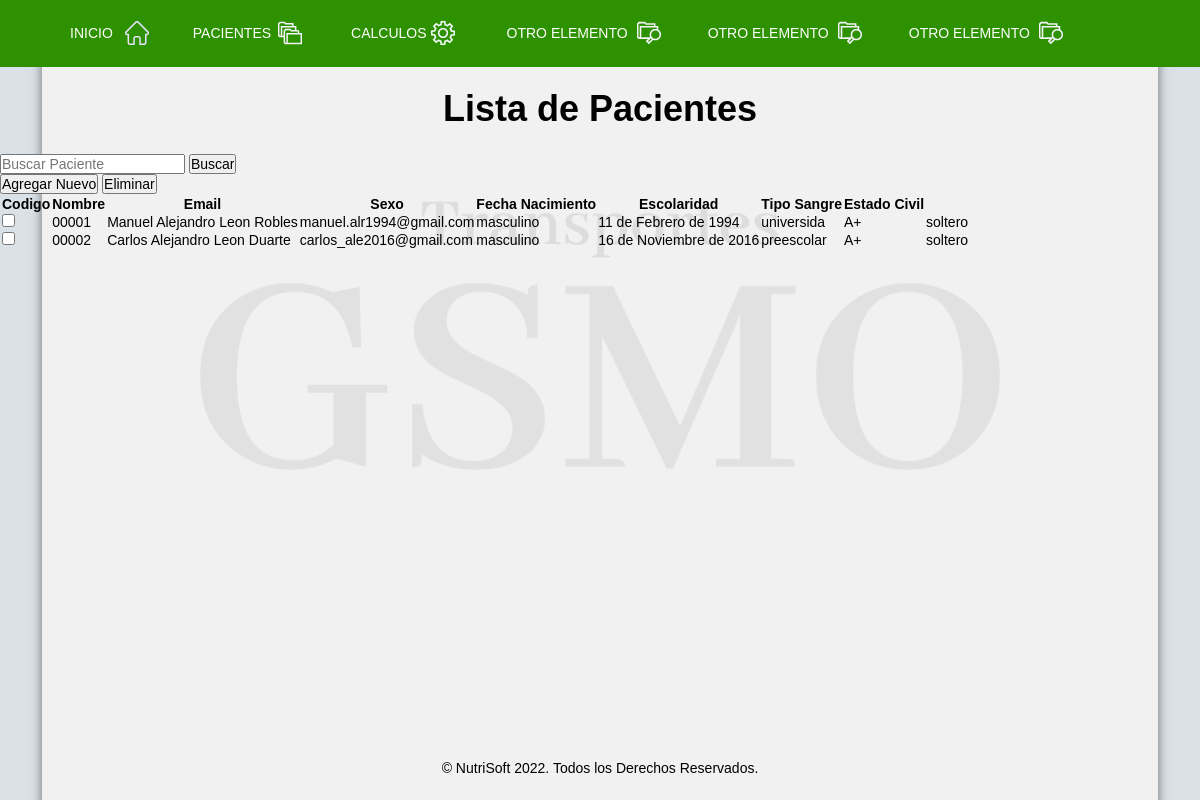
The page /pacientes/lista-pacientes/ on the database as committed earlier.
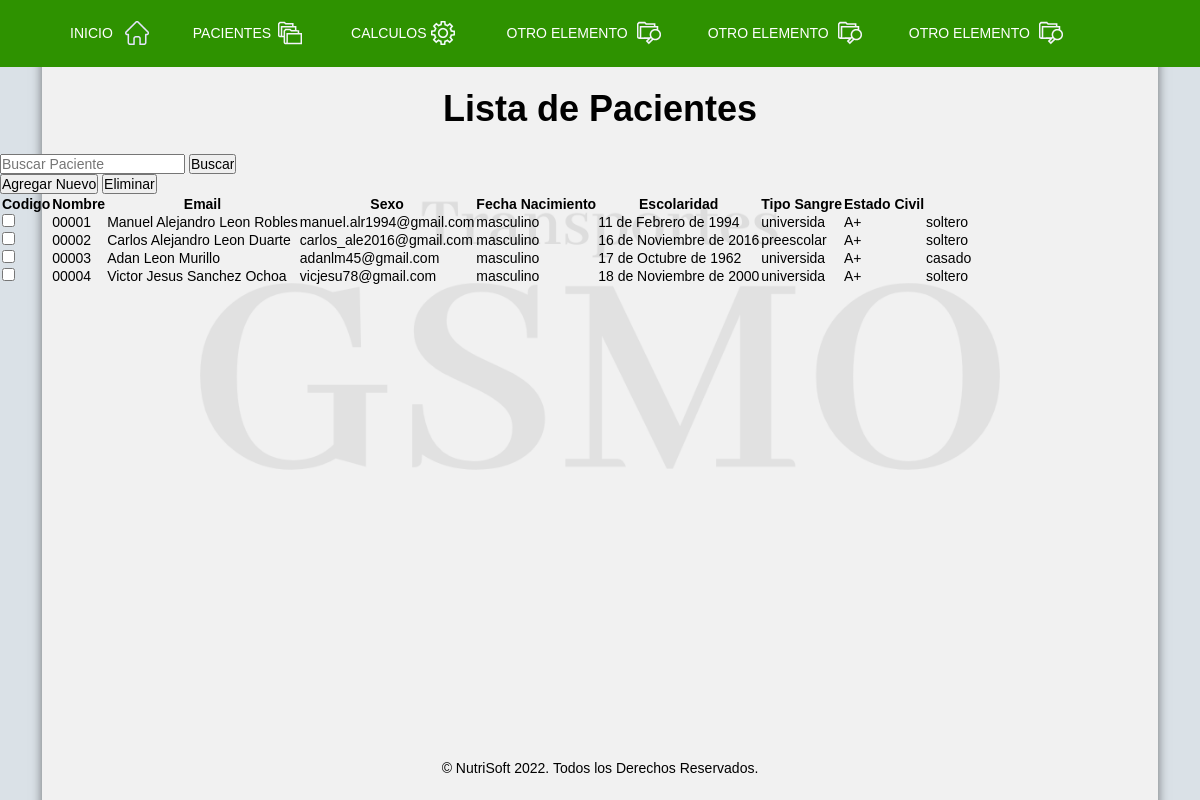
The same page on the database as committed later.
### applications/pacientes/models.py (models this page shows, shortened)
class Pacientes(models.Model):
    codigo = models.CharField(max_length=5)
    nombre = models.CharField(max_length=50)
    email = models.CharField(max_length=50)
    sexo = models.CharField(max_length=10)
    fecha_nacimiento = models.DateField()
    escolaridad = models.CharField(max_length=10)
    tipo_sangre = models.CharField(max_length=3)
    estado_civil = models.CharField(max_length=10)
    activo = models.BooleanField(default=True)
    class Meta:
        verbose_name = 'Mis Pacientes'
        verbose_name_plural = 'Lista de Pacientes'

### applications/pacientes/views.py (the view, shortened to what this page needs)
# urls.py: path('lista-pacientes/', ListaPacientes.as_view(), name='lista_pacientes'),
class ListaPacientes(ListView):
    model = Pacientes
    template_name = 'pacientes/lista_pacientes.html'
    def get_context_data(self, **kwargs):
        context = {}
        paciente_buscado = self.request.GET.get('paciente_buscado')
        if paciente_buscado is not None:
            context['lista_pacientes'] = Pacientes.objects.filter(activo=True, nombre__icontains=paciente_buscado)
        else:
            context['lista_pacientes'] = Pacientes.objects.filter(activo=True)
        return context
    def get(self, request, *args, **kwargs):
        return render(request, self.template_name, self.get_context_data())

### templates/pacientes/lista_pacientes.html (shortened to what this page needs)
{% extends 'base.html' %}
{% load static %}
{% block cuerpo %}
<div class="titulo_pagina">
    <h1>Lista de Pacientes</h1>
</div>
<div>
    <form method="GET">
        <div>
            <input type="text" placeholder="Buscar Paciente" name="paciente_buscado">
            <input type="submit" value="Buscar">
        </div>
    </form>
</div>
<div>
    <form method="POST">{% csrf_token %}
        <div>
            <input type="button" value="Agregar Nuevo" onclick="location.href='{% url 'pacientes:registro_pacientes' %}'">
            <input type="submit" value="Eliminar" onclick="location.href='{% url 'pacientes:lista_pacientes' %}'">
        </div>
        <div>
            <table>
                <thead>
                    <tr>
                        <th>Codigo</th>
                        <th>Nombre</th>
                        <th>Email</th>
                        <th>Sexo</th>
                        <th>Fecha Nacimiento</th>
                        <th>Escolaridad</th>
                        <th>Tipo Sangre</th>
                        <th>Estado Civil</th>
                    </tr>
                </thead>
                {% for paciente in lista_pacientes %}
                    <tbody>
                        <tr>
                            <td><input type="checkbox" name="pacientes_marcados" value="{{ paciente.id }}"></td>
                            <td>{{ paciente.codigo }}</td>
                            <td>{{ paciente.nombre }}</td>
                            <td>{{ paciente.email }}</td>
                            <td>{{ paciente.sexo }}</td>
                            <td>{{ paciente.fecha_nacimiento }}</td>
                            <td>{{ paciente.escolaridad }}</td>
                            <td>{{ paciente.tipo_sangre }}</td>
                            <td>{{ paciente.estado_civil }}</td>
                        </tr>
                    </tbody>
                {% endfor %}
            </table>
        </div>
    </form>
</div>
{% endblock cuerpo %}

### templates/base.html (shortened to what this page needs)
{% load static %}
<!DOCTYPE html>
<html lang="en">
<head>
    <link rel="stylesheet" href={% static "css/normalize.css" %}>
    <link href={% static "css/styles.css" %} rel="stylesheet">
</head>
<body>
    <header class="nav-principal">
        <nav class="menu">
            <ul>
                <li><a onclick="location.href='{% url 'pacientes:inicio' %}'">Inicio</a></li>
                <li class="catalogs">
                    <a href="#" class="disable-select">Pacientes</a>
                </li>
                <li class="process disable-select"><a href="#">Calculos</a>
                </li>
                <li class="queries disable-select"><a href="#">Otro Elemento</a></li>
                <li class="queries disable-select"><a href="#">Otro Elemento</a></li>
                <li class="queries disable-select"><a href="#">Otro Elemento</a></li>
            </ul>
        </nav>
    </header>
    {% block cuerpo %} {% endblock cuerpo %}
    <div class="caja_img_fondo">
        <img src= {% static 'img/GSMO2.png' %} class="img_fondo">
    </div>
    <footer>
        <p>© NutriSoft 2022. Todos los Derechos Reservados.</p>
    </footer>
</body>
</html>

### static/css/styles.css (style rules this page uses)
:root { --blanco: #ffffff; --oscuro: #212121; --gris:#cfcfcf; --primario: #2e9200; --primario_claro:#e0f400; --primario_oscuro: #0F4C75; --secundario: #4A1100; --secundario_claro: #b6e495; --terciario: #D6EFC7; --cuarto: #DAE1E7; --eliminar: #4b1735; --guardar: #00623c; --editar: #623d00; }
* { text-decoration: none; }
body { font-family: 'Lucida Sans', 'Lucida Sans Regular', 'Lucida Grande', 'Lucida Sans Unicode', Geneva, Verdana, sans-serif; font-size: 14px; text-decoration: none; background-color: var(--cuarto); }
footer { position: fixed; text-align: center; top: 95%; width: 100%; }
.caja_img_fondo img { position: fixed; top: 50px; left: 3.5vw; width: 93vw; height: 100vh; z-index: -1000; box-shadow: 0px 0px 10px 0px rgba(0,0,0,0.5); object-fit: cover; }
.titulo_pagina { padding-top: 4rem; text-align: center; font-size: large; }
.nav-principal { position: fixed; width: 100%; height: 66.5px; background-color: var(--primario); top: 0; padding: 10px 30px; z-index: 1000; }
.menu { max-width: 1200px; height: 100%; margin: auto; cursor: pointer; }
nav { height: 100%; }
nav > ul { height: 100%; display: flex; }
nav ul li { height: 100%; list-style: none; position: relative; }
nav > ul > li:first-child > a { background-image: url(../img/Iconos/home_white.svg); background-size: 24px; background-repeat: no-repeat; background-position: 95px center; padding: 20px 40px; }
.catalogs > a { background-image: url(../img/Iconos/catalogos_white.svg); background-size: 24px; background-repeat: no-repeat; background-position: 125px center; padding: 20px 40px; }
.process > a { background-image: url(../img/Iconos/procesos_white.svg); background-size: 24px; background-repeat: no-repeat; background-position: 120px center; padding: 20px 40px; }
.queries > a { background-image: url(../img/Iconos/consultas_white.svg); background-size: 24px; background-repeat: no-repeat; background-position: 170px center; padding: 20px 40px; }
nav > ul > li > a { width: 100%; height: 100%; display: flex; align-items: center; padding: 14px; color: white; text-transform: uppercase; font-size: 14px; transition: all 200ms ease; }
.disable-select { -webkit-touch-callout: none; -webkit-user-select: none; -khtml-user-select: none; -moz-user-select: none; -ms-user-select: none; user-select: none; }

Rows that differ between the two databases and show on the page:
added Pacientes: codigo "00003", nombre "Adan Leon Murillo", email "adanlm45@gmail.com", sexo "masculino", fecha_nacimiento "17 de Octubre de 1962", escolaridad "universida", tipo_sangre "A+", estado_civil "casado"
added Pacientes: codigo "00004", nombre "Victor Jesus Sanchez Ochoa", email "vicjesu78@gmail.com", sexo "masculino", fecha_nacimiento "18 de Noviembre de 2000", escolaridad "universida", tipo_sangre "A+", estado_civil "soltero"
